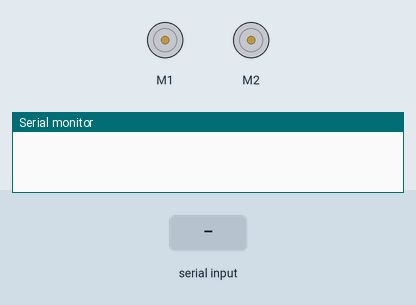
Bench run of a sketch on a simulated Arduino Uno, built with avr-gcc and run on an emulated ATmega328P. Parts: 2 × DC motor (green arrow = forward, orange = backward, longer = faster), the last lines printed to the serial monitor. The inputs (shaded band) are chosen by the test bench.

Above: at 1.2 s.
1.3 s: "p" received over the second serial link
At 1.5 s:
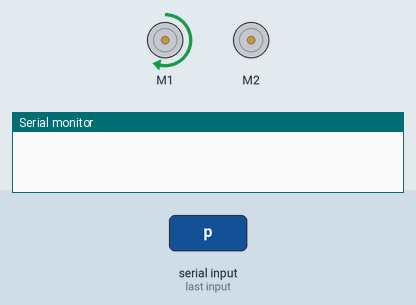
4.3 s: "p" received over Serial
7.3 s: "f" received over the second serial link
At 7.52 s:
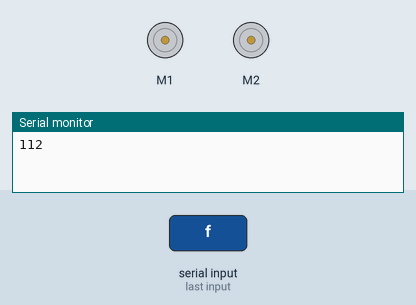
Timing chart, 0 to 16.3 s (numbered marks = the images above; inputs shaded):
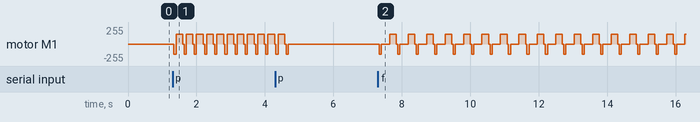

The sketch:

drum_test_v9_thinkAct.ino
```cpp
/**
   Takes bpm from sense Arduino to determine how to hit the drum.
   Requires user input p
   Will diplay when and what diplaying and strike and rest times
*/

//include all libraries
#include <SoftwareSerial.h>
#include <Wire.h>
#include <Adafruit_MotorShield.h>
#include "utility/Adafruit_MS_PWMServoDriver.h"


//Sets up Software serial and motor shield
SoftwareSerial mySerial(11, 10);
Adafruit_MotorShield AFMS = Adafruit_MotorShield();

//sets up motors
Adafruit_DCMotor *m1 = AFMS.getMotor(1); //hand motor
Adafruit_DCMotor *m2 = AFMS.getMotor(2); //foot motor

int POT = A0;

int bpm = 0; //beats per minute, calculated using period
float period = 0; //length of period, found from beat detection

int t1, t2 = 0; //time variable to avoid use of delays

float st_quarter, rt_quarter = 0; //strike time and rest time quarter note length from period
int rhythm = 1; //original rhythm to play with no user input

int calibrateTime = 1;

char user_in = 'o';

void setup() {
  //start Serials and motor shield
  Serial.begin(115200);
  mySerial.begin(14400);
  AFMS.begin();

  //set initial speeds for motors
  m1->setSpeed(150); //arm
  m2->setSpeed(100); //foot

}

void loop() {
  if (mySerial.available() > 0) { //if serial value is input, read it
    if (Serial.available())
      user_in = Serial.read();
    else
      user_in = 'o';

      if(user_in == 'p'){
        bpm = mySerial.read(); //takes bpm from sense Arduino

        period = float(60000) / float(bpm);
        Serial.println(bpm);

        rhythm = 0;
      }

    //run arm and/or foot
    if(user_in == 'f')
      calibrateTime = 5;
    else if(user_in == 'd')
      calibrateTime = -5;
    else
      calibrateTime = 0;

    hand(m1, period, calibrateTime);
    //foot(m1, 1023, 341, rt_quarter);
  }
}


//function to make a hit, params: motor, strike and rest time,
//runs motor forwards, then backwards, then waits
void hand(Adafruit_DCMotor *m, float period, int calibrateTime) {
  float fd = 193; //determine forward time
  int bk = 62; //determine back time
  int brkTime = 40; //determine rest time
  int rt = period - fd - bk - brkTime + calibrateTime; //determine rest time
  //add or subtract to rest time here temporarily

  //t1 and t2 used to avoid use of delay
  t2 = millis();
  while (t2 - t1 <= fd) { //turns motor on for length of fd
    m->run(FORWARD); //turns motor on
    t2 = millis();
  }
  t1 = t2;

  t2 = millis();
  while (t2 - t1 <= brkTime) { //turns motor on for length of fd
    m->run(RELEASE); //turns motor on
    t2 = millis();
  }
  t1 = t2;

  t2 = millis();
  while (t2 - t1 <= bk) { //turns motor backwards for length of bk
    m->run(BACKWARD); // turns motor backwards
    t2 = millis();
  }
  t1 = t2;

  t2 = millis();
  while (t2 - t1 <= rt) { //turns motor off for length of rt
    m->run(RELEASE);
    t2 = millis();
  }
  t1 = t2;
}

//function to run the foot
/*
void foot(Adafruit_DCMotor *m, int up, int down, int rt) {
  while (analogRead(POT) < up) { //while POT value is less than the upper bound
    m->run(FORWARD);
  }

  //this will be what I test for calibration when we get there
  //  t2 = millis();
  //  while(t2-t1 <= rt){ //turns motor off for length of rt
  //    t2 = millis();
  //  }
  //  t1 = t2;

  while (analogRead(POT) > down) { //while POT value is greater than the lower bound
    m->run(BACKWARD);
  }
}
*/
```

Measured:
- after the input at 1.3 s, motor M1: stopped → backward 150/255 at once, then repeats every 0.30 s: forward 150/255 0.19 s, stopped 0.04 s, backward 150/255 0.06 s
- after the input at 7.3 s, motor M1: stopped → backward 150/255 at once, then repeats every 0.54 s: stopped 0.24 s, forward 150/255 0.19 s, stopped 0.04 s, backward 150/255 0.06 s
